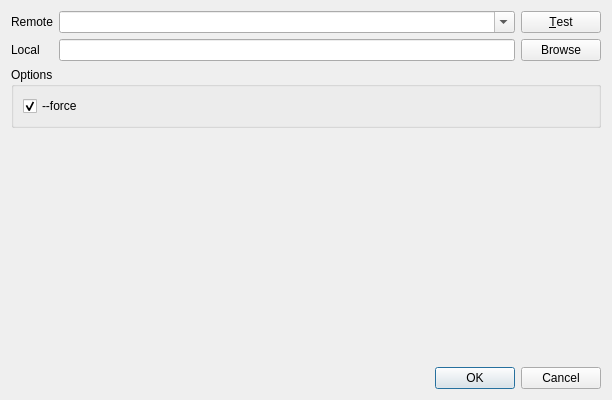
<?xml version="1.0" encoding="UTF-8"?>
<ui version="4.0">
 <class>SubmoduleAddDialog</class>
 <widget class="QDialog" name="SubmoduleAddDialog">
  <property name="geometry">
   <rect>
    <x>0</x>
    <y>0</y>
    <width>612</width>
    <height>400</height>
   </rect>
  </property>
  <property name="windowTitle">
   <string>Clone</string>
  </property>
  <layout class="QVBoxLayout" name="verticalLayout">
   <item>
    <layout class="QGridLayout" name="gridLayout">
     <item row="0" column="0">
      <widget class="QLabel" name="label">
       <property name="text">
        <string>Remote</string>
       </property>
      </widget>
     </item>
     <item row="1" column="2">
      <widget class="QPushButton" name="pushButton_browse">
       <property name="text">
        <string>Browse</string>
       </property>
      </widget>
     </item>
     <item row="0" column="2">
      <widget class="QPushButton" name="pushButton_test">
       <property name="text">
        <string>&amp;Test</string>
       </property>
      </widget>
     </item>
     <item row="1" column="1">
      <widget class="DirectoryLineEdit" name="lineEdit_working_dir"/>
     </item>
     <item row="1" column="0">
      <widget class="QLabel" name="label_2">
       <property name="text">
        <string>Local</string>
       </property>
      </widget>
     </item>
     <item row="0" column="1">
      <widget class="RepositoryUrlComboBox" name="comboBox_remote">
       <property name="editable">
        <bool>true</bool>
       </property>
      </widget>
     </item>
    </layout>
   </item>
   <item>
    <widget class="QGroupBox" name="groupBox">
     <property name="title">
      <string>Options</string>
     </property>
     <layout class="QVBoxLayout" name="verticalLayout_2">
      <item>
       <widget class="QCheckBox" name="checkBox_force">
        <property name="text">
         <string>--force</string>
        </property>
        <property name="checked">
         <bool>true</bool>
        </property>
       </widget>
      </item>
     </layout>
    </widget>
   </item>
   <item>
    <widget class="RemoteAdvancedOptionWidget" name="advanced_option" native="true">
     <property name="minimumSize">
      <size>
       <width>0</width>
       <height>110</height>
      </size>
     </property>
     <layout class="QVBoxLayout" name="verticalLayout_3">
      <item>
       <spacer name="verticalSpacer">
        <property name="orientation">
         <enum>Qt::Vertical</enum>
        </property>
        <property name="sizeHint" stdset="0">
         <size>
          <width>20</width>
          <height>238</height>
         </size>
        </property>
       </spacer>
      </item>
     </layout>
    </widget>
   </item>
   <item>
    <layout class="QHBoxLayout" name="horizontalLayout">
     <item>
      <spacer name="horizontalSpacer">
       <property name="orientation">
        <enum>Qt::Horizontal</enum>
       </property>
       <property name="sizeHint" stdset="0">
        <size>
         <width>40</width>
         <height>20</height>
        </size>
       </property>
      </spacer>
     </item>
     <item>
      <widget class="QPushButton" name="pushButton">
       <property name="text">
        <string>OK</string>
       </property>
       <property name="default">
        <bool>true</bool>
       </property>
      </widget>
     </item>
     <item>
      <widget class="QPushButton" name="pushButton_2">
       <property name="text">
        <string>Cancel</string>
       </property>
      </widget>
     </item>
    </layout>
   </item>
  </layout>
 </widget>
 <customwidgets>
  <customwidget>
   <class>DirectoryLineEdit</class>
   <extends>QLineEdit</extends>
   <header>DirectoryLineEdit.h</header>
  </customwidget>
  <customwidget>
   <class>RemoteAdvancedOptionWidget</class>
   <extends>QWidget</extends>
   <header>RemoteAdvancedOptionWidget.h</header>
   <container>1</container>
  </customwidget>
  <customwidget>
   <class>RepositoryUrlComboBox</class>
   <extends>QComboBox</extends>
   <header>RepositoryUrlComboBox.h</header>
  </customwidget>
 </customwidgets>
 <tabstops>
  <tabstop>pushButton_test</tabstop>
  <tabstop>lineEdit_working_dir</tabstop>
  <tabstop>pushButton_browse</tabstop>
  <tabstop>checkBox_force</tabstop>
  <tabstop>pushButton</tabstop>
  <tabstop>pushButton_2</tabstop>
 </tabstops>
 <resources/>
 <connections>
  <connection>
   <sender>pushButton</sender>
   <signal>clicked()</signal>
   <receiver>SubmoduleAddDialog</receiver>
   <slot>accept()</slot>
   <hints>
    <hint type="sourcelabel">
     <x>508</x>
     <y>385</y>
    </hint>
    <hint type="destinationlabel">
     <x>104</x>
     <y>320</y>
    </hint>
   </hints>
  </connection>
  <connection>
   <sender>pushButton_2</sender>
   <signal>clicked()</signal>
   <receiver>SubmoduleAddDialog</receiver>
   <slot>reject()</slot>
   <hints>
    <hint type="sourcelabel">
     <x>597</x>
     <y>385</y>
    </hint>
    <hint type="destinationlabel">
     <x>238</x>
     <y>317</y>
    </hint>
   </hints>
  </connection>
 </connections>
</ui>
